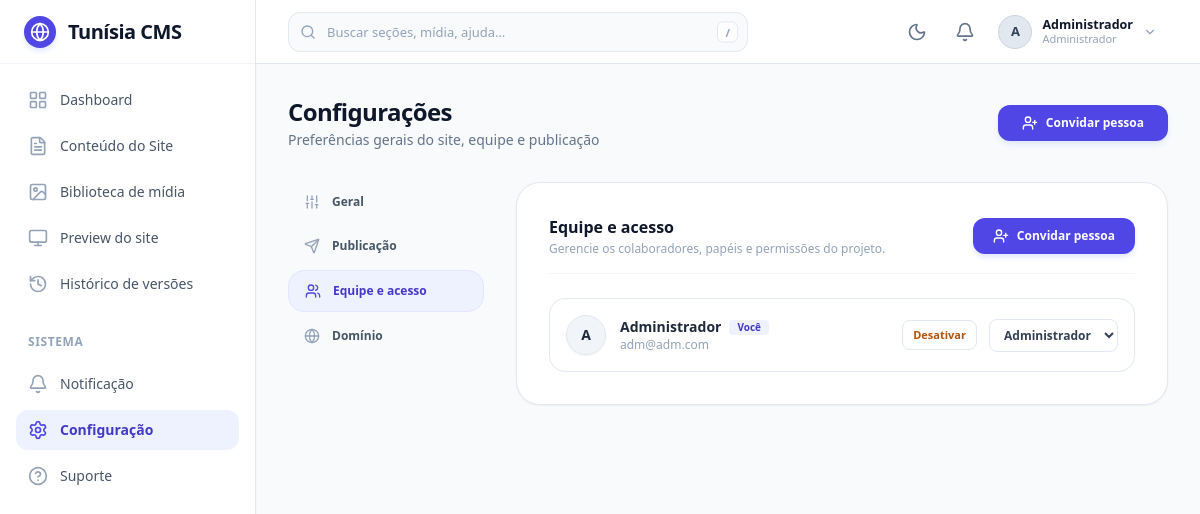
The app's page /admin/settings.php?tab=team (signed in) with its own data.
### tables this page shows
CREATE TABLE IF NOT EXISTS `users` (
  `id` INT UNSIGNED AUTO_INCREMENT PRIMARY KEY,
  `name` VARCHAR(100) NOT NULL,
  `email` VARCHAR(150) NOT NULL UNIQUE,
  `password` VARCHAR(255) NOT NULL,
  `role` ENUM('admin', 'editor') NOT NULL DEFAULT 'editor',
  `avatar` VARCHAR(255) NULL,
  `status` ENUM('active', 'inactive') NOT NULL DEFAULT 'active',
  `created_at` DATETIME NOT NULL DEFAULT CURRENT_TIMESTAMP,
  `updated_at` DATETIME NOT NULL DEFAULT CURRENT_TIMESTAMP ON UPDATE CURRENT_TIMESTAMP
);

### admin/settings.php (the view, shortened to what the rows shown need)
<?php
require_once __DIR__ . '/../includes/functions.php';
$pdo = getPDO();
$tab = $_GET['tab'] ?? 'general';
$settings = [];
if ($pdo) {
    try {
        $rows = $pdo->query("SELECT setting_key, setting_value FROM site_settings")->fetchAll(PDO::FETCH_ASSOC);
        foreach ($rows as $r) {
            $settings[$r['setting_key']] = $r['setting_value'];
        }
    } catch (Exception $e) {
        error_log("Settings fetch error: " . $e->getMessage());
    }
}
$usersList = [];
if ($pdo) {
    try {
        $usersList = $pdo->query("SELECT * FROM users ORDER BY id ASC")->fetchAll(PDO::FETCH_ASSOC);
    } catch (Exception $e) {
        error_log("Users fetch error: " . $e->getMessage());
    }
}
require_once __DIR__ . '/../includes/admin_header.php';
?>
<div class="flex flex-col md:flex-row md:items-center justify-between gap-4 mb-8">
    <div>
        <h1 class="text-2xl font-bold text-slate-900 tracking-tight">Configurações</h1>
    </div>
</div>
<div class="grid grid-cols-1 md:grid-cols-12 gap-4 md:gap-8 items-start">
    <div class="md:col-span-9 min-w-0 bg-white rounded-3xl p-5 sm:p-8 border border-slate-200 shadow-sm">
        <?php if ($tab === 'general'): ?>
            <form id="currentForm" method="POST" class="space-y-6">
                <input type="hidden" name="csrf_token" value="<?= getCsrfToken() ?>">
                <input type="hidden" name="form_type" value="general">
                <div>
                    <h2 class="text-base font-bold text-slate-900">Informações gerais</h2>
                    <p class="text-xs text-slate-400 mt-0.5">Dados básicos sobre o site e sua apresentação.</p>
                </div>
                <div>
                    <label class="block text-xs font-semibold text-slate-700 mb-2">Nome do site</label>
                    <input type="text" name="site_name" value="<?= e($settings['site_name'] ?? 'Projeto Tunísia') ?>" required class="w-full px-4 py-2.5 text-sm bg-slate-50 border border-slate-200 rounded-xl focus:outline-none focus:border-indigo-500 focus:bg-white transition">
                </div>
                <div>
                    <label class="block text-xs font-semibold text-slate-700 mb-2">Título para buscadores (SEO)</label>
                    <input type="text" name="site_title" maxlength="150" value="<?= e($settings['site_title'] ?? $settings['site_name'] ?? 'Projeto Tunísia') ?>" class="w-full px-4 py-2.5 text-sm bg-slate-50 border border-slate-200 rounded-xl focus:outline-none focus:border-indigo-500 focus:bg-white transition">
                    <p class="text-[11px] text-slate-500 mt-1">Usado no título da aba do navegador e em metadados de compartilhamento.</p>
                </div>
                <div>
                    <label class="block text-xs font-semibold text-slate-700 mb-2">Descrição do site</label>
                    <textarea name="site_description" rows="3" class="w-full px-4 py-2.5 text-sm bg-slate-50 border border-slate-200 rounded-xl focus:outline-none focus:border-indigo-500 focus:bg-white transition"><?= e($settings['site_description'] ?? 'Uma jornada completa pelos aspectos culturais, econômicos, históricos e tecnológicos de um dos países mais fascinantes do Mediterrâneo.') ?></textarea>
                </div>
                <div class="grid grid-cols-1 sm:grid-cols-2 gap-4">
                    <div>
                        <label class="block text-xs font-semibold text-slate-700 mb-2">Idioma principal</label>
                        <select name="primary_language" class="w-full px-4 py-2.5 text-sm bg-slate-50 border border-slate-200 rounded-xl focus:outline-none focus:border-indigo-500 focus:bg-white transition">
                            <option value="pt-BR" <?= ($settings['primary_language'] ?? '') === 'pt-BR' ? 'selected' : '' ?>>Português (Brasil)</option>
                            <option value="en" <?= ($settings['primary_language'] ?? '') === 'en' ? 'selected' : '' ?>>English</option>
                            <option value="fr" <?= ($settings['primary_language'] ?? '') === 'fr' ? 'selected' : '' ?>>Français</option>
                            <option value="ar" <?= ($settings['primary_language'] ?? '') === 'ar' ? 'selected' : '' ?>>Árabe</option>
                        </select>
                    </div>
                    <div>
                        <label class="block text-xs font-semibold text-slate-700 mb-2">Fuso horário</label>
                        <select name="timezone" class="w-full px-4 py-2.5 text-sm bg-slate-50 border border-slate-200 rounded-xl focus:outline-none focus:border-indigo-500 focus:bg-white transition">
                            <option value="America/Sao_Paulo" <?= ($settings['timezone'] ?? '') === 'America/Sao_Paulo' ? 'selected' : '' ?>>Brasília (GMT-3)</option>
                            <option value="Africa/Tunis" <?= ($settings['timezone'] ?? '') === 'Africa/Tunis' ? 'selected' : '' ?>>Tunis (GMT+1)</option>
                            <option value="UTC" <?= ($settings['timezone'] ?? '') === 'UTC' ? 'selected' : '' ?>>UTC</option>
                        </select>
                    </div>
                </div>
                <div>
                    <label class="block text-xs font-semibold text-slate-700 mb-2">E-mail administrativo de contato</label>
                    <input type="email" name="admin_email" value="<?= e($settings['admin_email'] ?? 'contato@projetotunisia.com.br') ?>" required class="w-full px-4 py-2.5 text-sm bg-slate-50 border border-slate-200 rounded-xl focus:outline-none focus:border-indigo-500 focus:bg-white transition">
                </div>
            </form>
        <?php elseif ($tab === 'team'): ?>
            <div class="space-y-6">
                <div class="flex items-center justify-between pb-4 border-b border-slate-100">
                    <div>
                        <h2 class="text-base font-bold text-slate-900">Equipe e acesso</h2>
                    </div>
                </div>
                <div class="border border-slate-200 rounded-2xl divide-y divide-slate-100 overflow-hidden">
                    <?php foreach ($usersList as $u): ?>
                        <div class="p-4 flex flex-col sm:flex-row sm:items-center justify-between gap-4 hover:bg-slate-50/70 transition">
                            <div class="flex items-center gap-3.5 min-w-0">
                                <div class="w-10 h-10 rounded-full bg-slate-100 border border-slate-200 flex items-center justify-center font-bold text-slate-800 overflow-hidden shadow-sm shrink-0">
                                    <?php if (!empty($u['avatar'])): ?>
                                        <img src="<?= SITE_URL ?>/<?= ltrim($u['avatar'], '/') ?>" alt="Avatar" class="w-full h-full object-cover">
                                    <?php else: ?>
                                        <span class="text-sm font-semibold"><?= strtoupper(substr($u['name'], 0, 1)) ?></span>
                                    <?php endif; ?>
                                </div>
                                <div class="min-w-0">
                                    <div class="flex items-center gap-2">
                                        <h4 class="text-sm font-semibold text-slate-800"><?= e($u['name']) ?></h4>
                                        <?php if ((int)$u['id'] === (int)($currentUser['id'] ?? 0)): ?>
                                            <span class="px-2 py-0.2 bg-indigo-50 text-indigo-700 text-[10px] font-bold rounded">Você</span>
                                        <?php endif; ?>
                                    </div>
                                    <p class="text-xs text-slate-400 truncate"><?= e($u['email']) ?></p>
                                </div>
                            </div>
                            <div class="flex items-center gap-3 self-end sm:self-center">
                                <form method="POST" class="inline-flex items-center">
                                    <button type="submit" class="px-2.5 py-1.5 rounded-lg border border-slate-200 text-[11px] font-semibold <?= ($u['status'] ?? 'active') === 'active' ? 'text-amber-700 hover:bg-amber-50' : 'text-emerald-700 hover:bg-emerald-50' ?>">
                                        <?= ($u['status'] ?? 'active') === 'active' ? 'Desativar' : 'Aprovar' ?>
                                    </button>
                                </form>
                                <form method="POST" class="inline-flex items-center">
                                    <select name="new_role" onchange="this.form.submit()" class="text-xs font-semibold px-2.5 py-1.5 rounded-lg border border-slate-200 bg-white text-slate-700 focus:outline-none">
                                        <option value="admin" <?= $u['role'] === 'admin' ? 'selected' : '' ?>>Administrador</option>
                                    </select>
                                </form>
                            </div>
                        </div>
                    <?php endforeach; ?>
                </div>
            </div>
        <?php endif; ?>
    </div>
</div>
<?php require_once __DIR__ . '/../includes/admin_footer.php'; ?>

### includes/admin_header.php (shortened to what the rows shown need)
<?php
require_once __DIR__ . '/../includes/functions.php';
$pdo = getPDO();
$currentUser = getCurrentUser();
if ($pdo && !empty($currentUser['id'])) {
    $stmtU = $pdo->prepare("SELECT id, name, email, role, avatar FROM users WHERE id = ? LIMIT 1");
    $stmtU->execute([$currentUser['id']]);
    $uData = $stmtU->fetch(PDO::FETCH_ASSOC);
    if ($uData) {
        $currentUser = $_SESSION['user'];
    }
}
?>
<!DOCTYPE html>
<html lang="pt-BR" class="h-full bg-slate-50">
<head>
    <link rel="stylesheet" href="<?= SITE_URL ?>/assets/css/app.css?v=<?= assetVersion('assets/css/app.css') ?>">
</head>
<body class="h-full flex flex-col font-sans antialiased text-slate-800 bg-slate-100">
<div class="flex h-screen overflow-hidden">
    <div class="flex-1 flex flex-col min-w-0 overflow-hidden bg-slate-50">
        <header class="hd-bar">
            <div class="hd-actions">
                <?php
                    $avatarUrl = !empty($currentUser['avatar']) ? SITE_URL . '/' . ltrim($currentUser['avatar'], '/') : '';
                    $userInitial = strtoupper(mb_substr($currentUser['name'] ?? 'A', 0, 1));
                    $roleLabel = ($currentUser['role'] ?? '') === 'admin' ? 'Administrador' : 'Editor';
                ?>
                <div class="hd-pop-wrap" id="profileDropdownContainer">
                    <button type="button" id="profileDropdownBtn" class="hd-profile-btn" aria-haspopup="true" aria-expanded="false" aria-controls="profileDropdownMenu" aria-label="Menu da conta de <?= e($currentUser['name'] ?? 'Admin') ?>">
                        <span class="hd-avatar"><?php if ($avatarUrl): ?><img src="<?= e($avatarUrl) ?>" alt=""><?php else: ?><?= e($userInitial) ?><?php endif; ?></span>
                        <span class="hd-profile-meta">
                            <b><?= e($currentUser['name'] ?? 'Admin') ?></b>
                            <small><?= e($roleLabel) ?></small>
                        </span>
                        <i data-lucide="chevron-down" class="hd-chev"></i>
                    </button>
                </div>
            </div>
        </header>
        <main class="adm-main flex-1 overflow-y-auto custom-scrollbar">

### records on screen
users: name "A", name "Administrador", role "Administrador", shows "Você", email "adm@adm.com", status "Desativar", new_role "Administrador"
